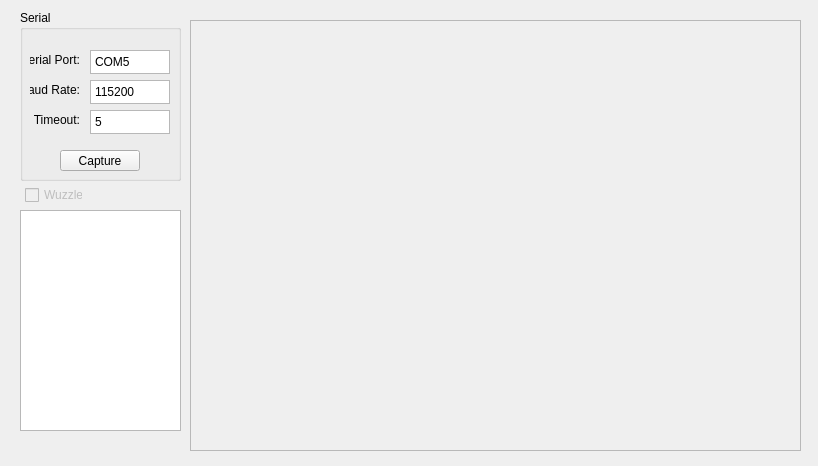
<?xml version="1.0" encoding="UTF-8"?>
<ui version="4.0">
 <class>MainWindow</class>
 <widget class="QWidget" name="MainWindow">
  <property name="geometry">
   <rect>
    <x>0</x>
    <y>0</y>
    <width>818</width>
    <height>466</height>
   </rect>
  </property>
  <property name="minimumSize">
   <size>
    <width>800</width>
    <height>400</height>
   </size>
  </property>
  <property name="maximumSize">
   <size>
    <width>818</width>
    <height>466</height>
   </size>
  </property>
  <property name="windowTitle">
   <string>Widget</string>
  </property>
  <widget class="QFrame" name="frame">
   <property name="geometry">
    <rect>
     <x>190</x>
     <y>20</y>
     <width>611</width>
     <height>431</height>
    </rect>
   </property>
   <property name="frameShape">
    <enum>QFrame::StyledPanel</enum>
   </property>
   <property name="frameShadow">
    <enum>QFrame::Raised</enum>
   </property>
   <widget class="QLabel" name="lbl_pngview">
    <property name="geometry">
     <rect>
      <x>10</x>
      <y>10</y>
      <width>591</width>
      <height>401</height>
     </rect>
    </property>
    <property name="text">
     <string/>
    </property>
    <property name="pixmap">
     <pixmap>2022-04-26_23-34_17.png</pixmap>
    </property>
   </widget>
  </widget>
  <widget class="QGroupBox" name="groupBox">
   <property name="geometry">
    <rect>
     <x>20</x>
     <y>10</y>
     <width>161</width>
     <height>171</height>
    </rect>
   </property>
   <property name="title">
    <string>Serial</string>
   </property>
   <widget class="QPlainTextEdit" name="txt_port">
    <property name="geometry">
     <rect>
      <x>70</x>
      <y>40</y>
      <width>80</width>
      <height>24</height>
     </rect>
    </property>
    <property name="acceptDrops">
     <bool>false</bool>
    </property>
    <property name="inputMethodHints">
     <set>Qt::ImhNoTextHandles</set>
    </property>
    <property name="verticalScrollBarPolicy">
     <enum>Qt::ScrollBarAlwaysOff</enum>
    </property>
    <property name="horizontalScrollBarPolicy">
     <enum>Qt::ScrollBarAlwaysOff</enum>
    </property>
    <property name="sizeAdjustPolicy">
     <enum>QAbstractScrollArea::AdjustIgnored</enum>
    </property>
    <property name="lineWrapMode">
     <enum>QPlainTextEdit::NoWrap</enum>
    </property>
    <property name="plainText">
     <string>COM5</string>
    </property>
    <property name="placeholderText">
     <string>COM5</string>
    </property>
   </widget>
   <widget class="QPlainTextEdit" name="txt_baud">
    <property name="geometry">
     <rect>
      <x>70</x>
      <y>70</y>
      <width>80</width>
      <height>24</height>
     </rect>
    </property>
    <property name="acceptDrops">
     <bool>false</bool>
    </property>
    <property name="inputMethodHints">
     <set>Qt::ImhDigitsOnly|Qt::ImhPreferNumbers</set>
    </property>
    <property name="verticalScrollBarPolicy">
     <enum>Qt::ScrollBarAlwaysOff</enum>
    </property>
    <property name="horizontalScrollBarPolicy">
     <enum>Qt::ScrollBarAlwaysOff</enum>
    </property>
    <property name="sizeAdjustPolicy">
     <enum>QAbstractScrollArea::AdjustIgnored</enum>
    </property>
    <property name="plainText">
     <string>115200</string>
    </property>
    <property name="placeholderText">
     <string>COM5</string>
    </property>
   </widget>
   <widget class="QPlainTextEdit" name="txt_timeout">
    <property name="geometry">
     <rect>
      <x>70</x>
      <y>100</y>
      <width>80</width>
      <height>24</height>
     </rect>
    </property>
    <property name="acceptDrops">
     <bool>false</bool>
    </property>
    <property name="inputMethodHints">
     <set>Qt::ImhDigitsOnly|Qt::ImhPreferNumbers</set>
    </property>
    <property name="verticalScrollBarPolicy">
     <enum>Qt::ScrollBarAlwaysOff</enum>
    </property>
    <property name="horizontalScrollBarPolicy">
     <enum>Qt::ScrollBarAlwaysOff</enum>
    </property>
    <property name="sizeAdjustPolicy">
     <enum>QAbstractScrollArea::AdjustIgnored</enum>
    </property>
    <property name="plainText">
     <string>5</string>
    </property>
    <property name="placeholderText">
     <string>COM5</string>
    </property>
   </widget>
   <widget class="QLabel" name="label">
    <property name="geometry">
     <rect>
      <x>10</x>
      <y>40</y>
      <width>50</width>
      <height>20</height>
     </rect>
    </property>
    <property name="text">
     <string>Serial Port:</string>
    </property>
    <property name="alignment">
     <set>Qt::AlignRight|Qt::AlignTrailing|Qt::AlignVCenter</set>
    </property>
   </widget>
   <widget class="QLabel" name="label_2">
    <property name="geometry">
     <rect>
      <x>10</x>
      <y>70</y>
      <width>50</width>
      <height>20</height>
     </rect>
    </property>
    <property name="text">
     <string>Baud Rate:</string>
    </property>
    <property name="alignment">
     <set>Qt::AlignRight|Qt::AlignTrailing|Qt::AlignVCenter</set>
    </property>
   </widget>
   <widget class="QLabel" name="label_3">
    <property name="geometry">
     <rect>
      <x>10</x>
      <y>100</y>
      <width>50</width>
      <height>20</height>
     </rect>
    </property>
    <property name="text">
     <string>Timeout:</string>
    </property>
    <property name="alignment">
     <set>Qt::AlignRight|Qt::AlignTrailing|Qt::AlignVCenter</set>
    </property>
   </widget>
   <widget class="QPushButton" name="btn_connect">
    <property name="geometry">
     <rect>
      <x>40</x>
      <y>140</y>
      <width>80</width>
      <height>21</height>
     </rect>
    </property>
    <property name="text">
     <string>Capture</string>
    </property>
   </widget>
  </widget>
  <widget class="QListWidget" name="list_history">
   <property name="geometry">
    <rect>
     <x>20</x>
     <y>210</y>
     <width>161</width>
     <height>221</height>
    </rect>
   </property>
   <property name="sortingEnabled">
    <bool>true</bool>
   </property>
  </widget>
  <widget class="QCheckBox" name="chk_wuzzle">
   <property name="enabled">
    <bool>false</bool>
   </property>
   <property name="geometry">
    <rect>
     <x>25</x>
     <y>186</y>
     <width>58</width>
     <height>18</height>
    </rect>
   </property>
   <property name="text">
    <string>Wuzzle It</string>
   </property>
  </widget>
 </widget>
 <resources/>
 <connections/>
</ui>
